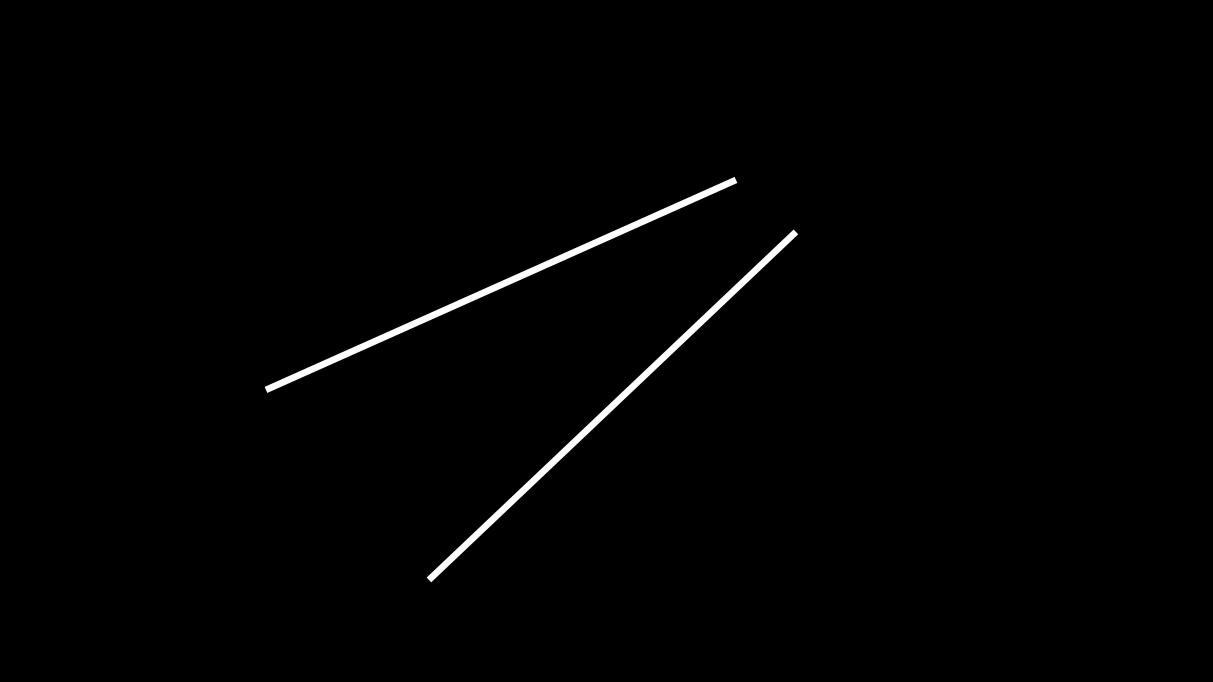
//> input picture input/line.png, 1213 x 682 px
$ ./hough_two_line   (built with g++ and OpenCV 4)
//> lines starting //> are read from the running program, lines starting //| are printed output that depends on the picture; after the words box and inside, x2 and y2 are one past the last pixel; in counts of white or black regions, pixels touching at a corner belong together
// #include <DipFantasy.h>
#include <opencv4/opencv2/opencv.hpp>
#include <stdio.h>
#include <math.h>
#include <stdlib.h>

//已知issue:目前霍夫变换检测出来的线是斜着的
//it is very slow!

using namespace cv;

static uchar *GetPoint1(Mat &input, int x, int y)
{
    int row_max = input.rows;
    int col_max = input.cols * input.channels();
    if (x < 0 || x >= row_max || y < 0 || y >= col_max)
    {
        return NULL;
    }
    uchar *p = input.ptr<uchar>(x);

    return p + y * input.channels();
}
//极坐标下的霍夫变换，霍夫变换中的一个点就对应直角坐标系中的一根线
class Hough_Fantasy
{
private:
    unsigned int *hough_mat_pointer;
    //排序?
    long long *sorted_pointer;

    Mat input_mat;

    //最大的长度
    int max_p;

    int sorted_pointer_position = 0;

    //阈值
    int threshold;

    //在霍夫变换的图像上的点加权
    void DrawInHoughMat(int x, int y);

    unsigned int *GetHoughPoint(int theta, int p);

public:
    Hough_Fantasy(Mat &input, int threshold);
    ~Hough_Fantasy();

    //开始霍夫变换
    void DoHoughTransition();

    //得到在霍夫坐标系中当前值最大的那个点的极坐标参数
    void GetOneHoughPoint(int &p_return, int &theta_return);

    //将极坐标的θ和半径转换为直角坐标的斜率和截距
    void ConvertPoleToXY(int p_input, int theta_input, int &k_return, int &b_return);

    //获得一条线的斜率和截距的参数
    void GetOneLine(int &k_return, int &b_return);

    //输入参数在原图画线
    static void PrintLineToImage(Mat &input, int p, int theta, int val);
};

void Hough_Fantasy::PrintLineToImage(Mat &input, int p, int theta, int val)
{
    int max_row = input.rows;
    double cost = cos(((double)theta / 180.0) * M_PI), sint = sin(((double)theta / 180.0) * M_PI);
    for (int i = 0; i < max_row; i++)
    {
        int y = (p - i * cost) / sint;

        for (int i2 = -3; i2 < 3; i2++)
        {
            for (int j2 = -3; j2 < 3; j2++)
            {
                uchar *point = GetPoint1(input, i + i2, y + j2);
                if (point != NULL)
                {
                    *point = val; //*(point+3)可以单独改红色的坐标,因为GetPoint已经乘了Channel
                }
            }
        }
    }
}

unsigned int *ugly = NULL;

int compare_func(const void *a, const void *b)
{
    return (int)(*(ugly + *(long long *)b) - *(ugly + *(long long *)a));
}

void Hough_Fantasy::GetOneHoughPoint(int &p_return, int &theta_return)
{
    if (sorted_pointer_position == 0)
    {
        long long the_size = (this->max_p + 1) * 2 * (90 + 180 + 1);
        this->sorted_pointer = (long long *)calloc(the_size, sizeof(long long));
        for (long long i = 0; i < the_size; i++)
        {
            sorted_pointer[i] = i;
        }
        qsort(this->sorted_pointer, the_size, sizeof(long long), compare_func);
    }

    //第一个就是那个的下标

    theta_return = sorted_pointer[sorted_pointer_position] / ((2 * max_p + 1)) - 90;
    p_return = sorted_pointer[sorted_pointer_position] % ((2 * max_p + 1)) - this->max_p;
    this->sorted_pointer_position++;
    return;
    // [25 lines of commented-out code are left out]
}
unsigned int *Hough_Fantasy::GetHoughPoint(int theta, int p)
{
    //因为用的是偏移的，所以最后返回霍夫坐标的时候也要记得减去偏移量!
    //p有可能是送进来负数的。这里还可以再加一个边界值判断
    return this->hough_mat_pointer + ((2 * max_p + 1) * (theta + 90) + p + max_p);
}

void Hough_Fantasy::DrawInHoughMat(int x, int y)
{
    //theta的范围
    for (int i = -90; i <= 180; i++)
    {
        //P=xcosθ+ysinθ
        int P = x * cos(((double)i / 180.0) * M_PI) + y * sin(((double)i / 180.0) * M_PI);
        unsigned int *point = GetHoughPoint(i, P);
        if (point != NULL)
        {
            *point = (*point) + 1;
        }
    }
    //以后性能优化可以在这里加个缓存，判断是不是一条线
}

void Hough_Fantasy::DoHoughTransition()
{
    int rows = this->input_mat.rows;
    int cols = this->input_mat.cols;

    //长是θ，而宽是两倍的最大截距
    this->hough_mat_pointer = (unsigned int *)calloc((this->max_p + 1) * 2 * (90 + 180 + 1), sizeof(unsigned int));

    ugly = this->hough_mat_pointer;

    if (this->hough_mat_pointer == NULL)
    {
        exit(EXIT_FAILURE);
    }

    for (int i = 0; i < this->input_mat.rows; i++)
    {
        for (int j = 0; j < this->input_mat.cols; j++)
        {
            //遍历目标图像
            uchar *p = GetPoint1(this->input_mat, i, j);
            if (p != NULL)
            {
                //如果p的值大于阈值，则送去做霍夫
                if (*p >= this->threshold)
                {
                    DrawInHoughMat(i, j);
                }
            }
        }
    }
}

//阈值，目前只支持输入灰度图像
Hough_Fantasy::Hough_Fantasy(Mat &input, int threshold)
{
    this->input_mat = input;
    this->threshold = threshold;

    int rows = this->input_mat.rows;
    int cols = this->input_mat.cols;
    this->max_p = (int)(sqrt(rows * rows + cols * cols) + 0.5);
}

Hough_Fantasy::~Hough_Fantasy()
{
    free(this->hough_mat_pointer);
    free(this->sorted_pointer);
}

//自己的阈值检测，最高！
void myThreshold(Mat &input, Mat &output, int val)
{
    input.copyTo(output);
    for (int i = 0; i < input.rows; i++)
    {
        for (int j = 0; j < input.cols; j++)
        {
            uchar *point = GetPoint1(input, i, j);
            if (point != NULL)
            {
                if (*point >= val)
                {
                    *point = 255;
                }
                else
                {
                    *point = 0;
                }
            }
        }
    }
}

int main(int argc, char const *argv[])
{
    Mat image = imread("/home/rinka/Documents/DIP-Fantasy/input/line.png", 1);
//> image is the input picture: 682 rows x 1213 cols, CV_8UC3; min 0, max 255, mean 2.1

    cvtColor(image, image, COLOR_RGB2GRAY);
//> image: 682 rows x 1213 cols, CV_8UC1

    Mat temp;
    myThreshold(image, temp, 150);
//> after the loop in myThreshold, `for (int i = 0; i < input.rows; i++)`:
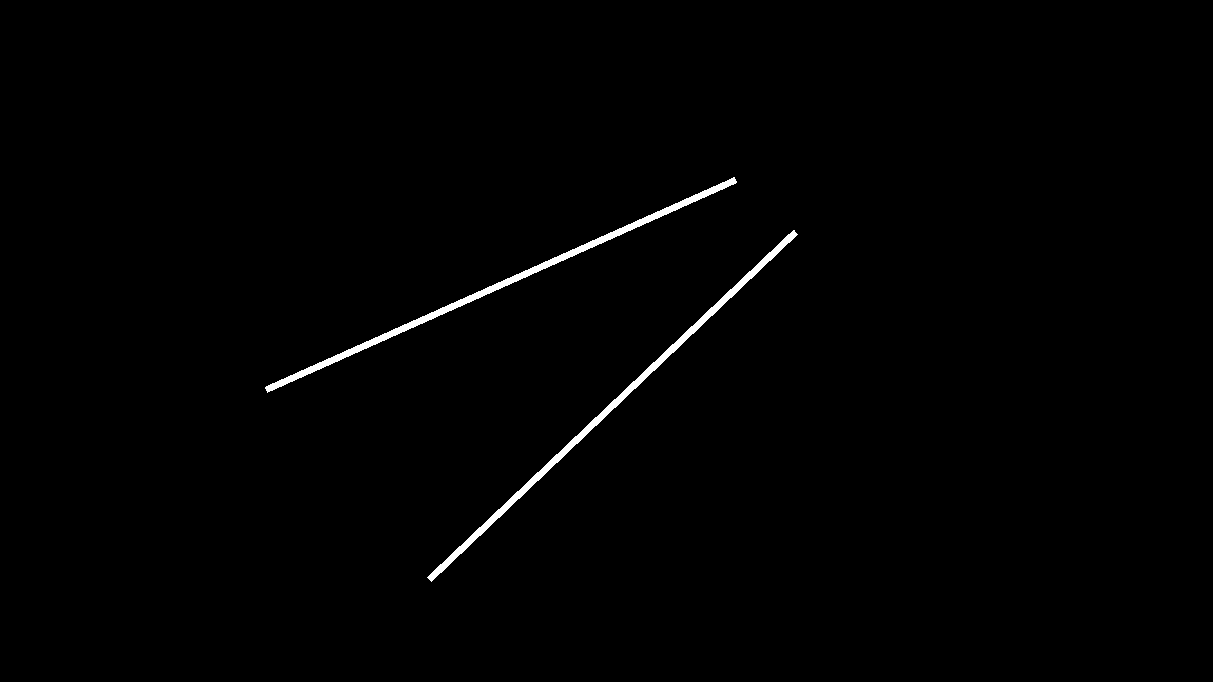
//> input: 682 rows x 1213 cols, CV_8UC1; 0.8% white; 2 white regions, box (x1, y1, x2, y2) and area: (265, 177, 737, 393) 3336, (427, 230, 798, 582) 3294

    namedWindow("Display", WINDOW_AUTOSIZE);
    imshow("Display", temp);
    waitKey(0);

    Hough_Fantasy my_hough(image, 50);

    my_hough.DoHoughTransition();

    int p = 0, theta = 0;
    my_hough.GetOneHoughPoint(p, theta);
//> p = 462; theta = 24

    my_hough.PrintLineToImage(image, p, theta, 55);
//> in PrintLineToImage, `double cost = cos(((double)theta / 180.0) * M_PI), sint = sin(((double..`: cost = 0.914; sint = 0.407
//> the loop in PrintLineToImage, `for (int i = 0; i < max_row; i++)` made 682 passes
//> y on passes 1 to 3: 1135, 1133, 1131
//> after the loop in PrintLineToImage, `for (int i = 0; i < max_row; i++)`:
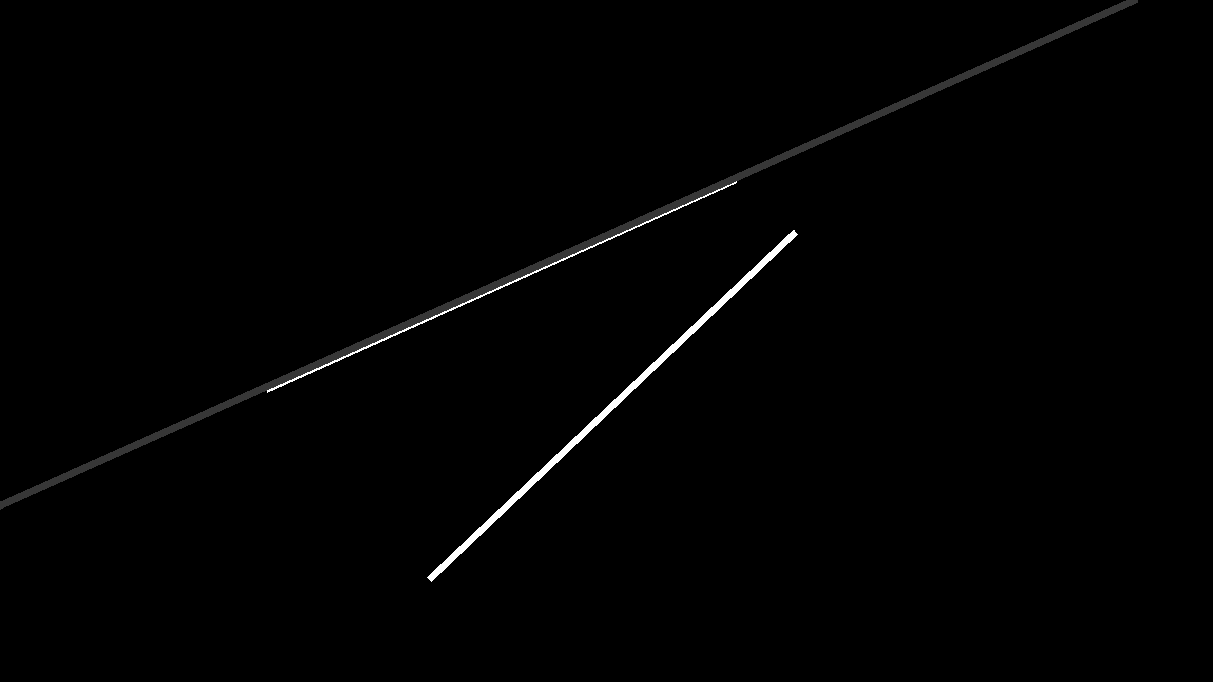
//> input: 682 rows x 1213 cols, CV_8UC1; 1.05% of pixels changed, all inside (x1, y1, x2, y2) = (0, 0, 1138, 510)
    my_hough.GetOneHoughPoint(p, theta);
//> p = 461
    my_hough.PrintLineToImage(image, p, theta, 55);
//> call 2 of PrintLineToImage, with p = 461, theta = 24, val = 55
//> the loop in PrintLineToImage (call 2), `for (int i = 0; i < max_row; i++)` made 682 passes
//> y on passes 1 to 3: 1133, 1131, 1128
//> after the loop in PrintLineToImage (call 2), `for (int i = 0; i < max_row; i++)`:
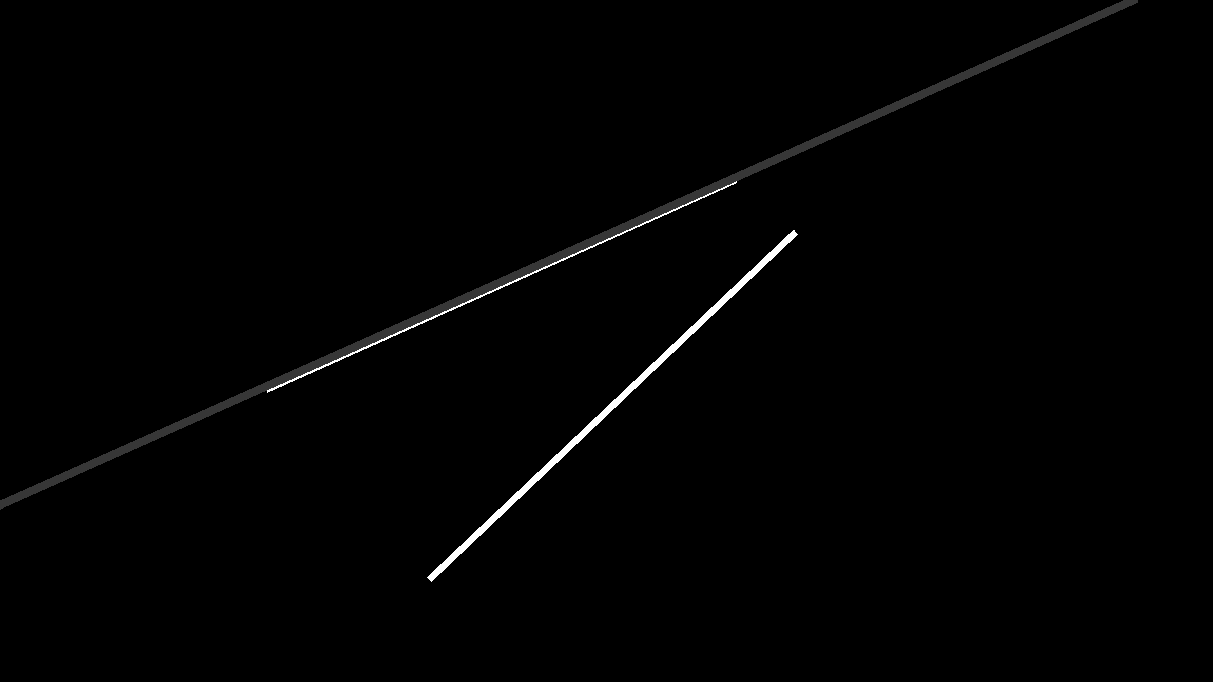
//> input: 682 rows x 1213 cols, CV_8UC1; 0.15% of pixels changed, all inside (x1, y1, x2, y2) = (0, 0, 1126, 501)
    namedWindow("Display2", WINDOW_AUTOSIZE);
    imshow("Display2", image);
    waitKey(0);
    return 0;
}
